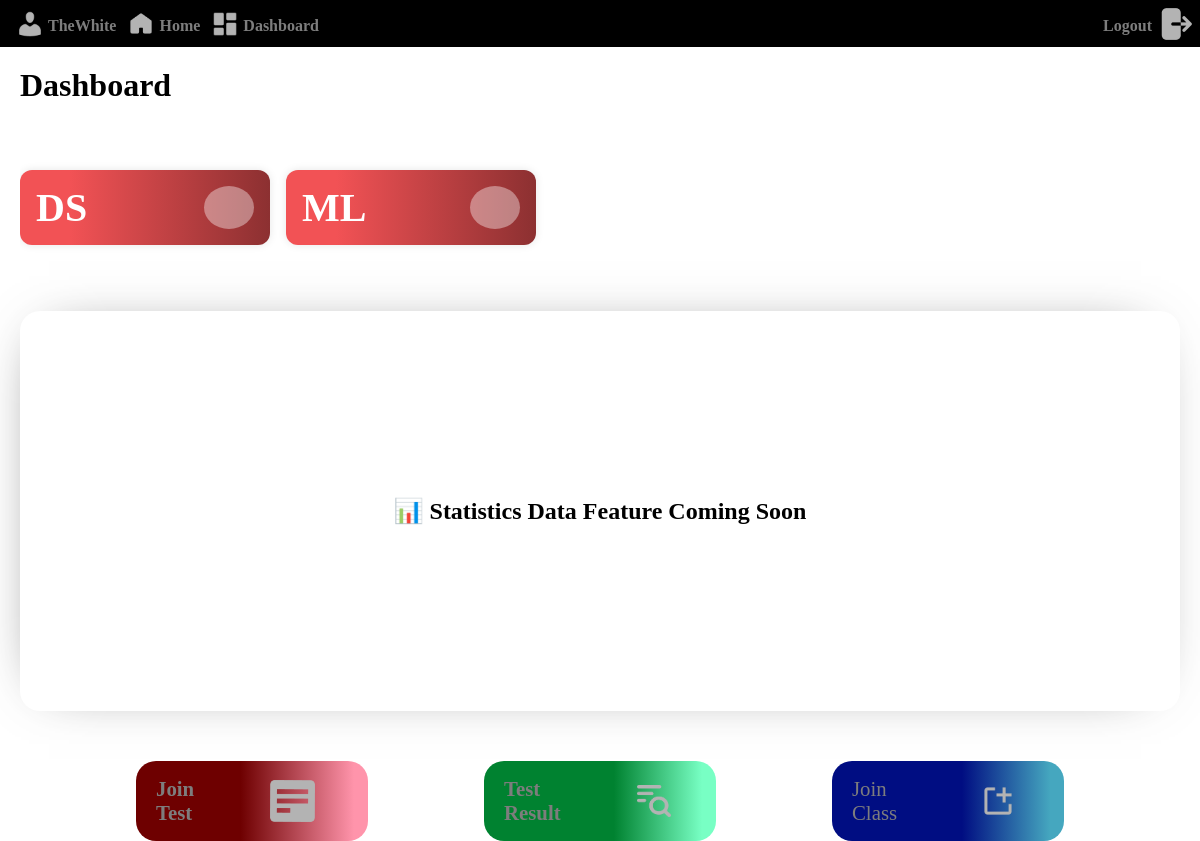
/dashboard_student/ (signed in), run on the app's committed database.
### quiz/models.py (models this page shows, shortened)
class StudentInfo(models.Model):
    username = models.TextField(max_length=225,default=0)
    std_id = models.AutoField(primary_key = True)
    student_name = models.TextField(max_length=225)
    std_prn = models.IntegerField()
    std_sec = models.CharField(max_length=225)
    std_roll = models.CharField(max_length=255,default=0)
    no_subject = models.IntegerField(default=0)
    std_created_at = models.DateTimeField(auto_now_add=True)
    std_updated_at = models.DateTimeField(auto_now=True)

class JoinClass(models.Model):
    std_cla_code = models.CharField(max_length=225)
    sub_name = models.TextField(max_length=225)
    std_created_at = models.DateTimeField(auto_now_add=True)
    std_updated_at = models.DateTimeField(auto_now=True)
    student_id = models.ForeignKey(
        StudentInfo,
        on_delete=models.CASCADE,
        db_column='student_id_id'
    )

### quiz_app/views.py (the view)
# urls.py: path('dashboard_student/', views.dashboard_student, name='dashboard_student'),
def dashboard_student(request):
    if not request.session.get('student_id'):
        return redirect('login')
    student_id = request.session.get('student_id')
    student = Student.objects.get(student_id=student_id)
    username = request.session.get('username')
    std_classes = StudentInfo.objects.filter(username=username)
    if not std_classes.exists():
        no_subject = 0
        std_join_cla = []
    else:
        no_subject = sum(c.no_subject for c in std_classes)
        std_join_cla = JoinClass.objects.filter(student_id__in=std_classes)
    context = {
        'student': student,
        'no_subject': no_subject,
        'name_subject': [join.sub_name for join in std_join_cla],
        'username': username
    }
    return render(request, 'dashboard_student.html', context)

### templates/dashboard_student.html (shortened to what this page needs)
<!DOCTYPE html>
{% load static %}
<html lang="en">
<head>
    <link rel="stylesheet" href="{% static 'css/dashboard_student.css' %}">
</head>
<body>
    <main>
        <nav>
            <div class="nav-content">
                <div class="username">
                    <div class="img">
                        <img src="{% static 'source/admin-users.png' %}" alt="Quiz Time Logo">
                    </div>
                    <div class="name">
                        <h4>{{ username }}</h4>
                    </div>
                </div>
                <div class="home">
                    <div class="img">
                        <img src="{% static 'source/home.png' %}" alt="Quiz Time Logo">
                    </div>
                    <div class="name">
                        <a href="#"><h4>Home</h4></a>
                    </div>
                </div>
                <div class="dashboard">
                    <div class="img">
                        <img src="{% static 'source/dashboard-rounded.png' %}" alt="Quiz Time Logo">
                    </div>
                    <div class="name">
                        <a href="#"><h4>Dashboard</h4></a>
                    </div>
                </div>
            </div>
            <div class="nav-content-right">
                <div class="img">
                    <img src="{% static 'source/logout.png' %}" alt="Quiz Time Logo">
                </div>
                <div class="name">
                    <a href="{% url 'logout' %}"><a href="#"><h4>Logout</h4></a>
                </div>
            </div>
        </nav>
        <section>
            <div class="section-content">
                <div class="section-content-left">
                    <h4>Dashboard</h4>
                </div>
                <div class="section-name">
                    <div class="sub-section-name">
                       {% for subject in name_subject  %}
                       <div class="section-1">
                           <div class="info">
                               <div class="info-text">
                                   <h4>{{ subject }}</h4>
                               </div>
                           </div>
                           <div class="info-icon"></div>
                       </div>
                        {% endfor %}
                    </div>
                </div>
                <div class="section-content-right">
                    <div class="chart-container">
                        <h1>📊 Statistics Data Feature Coming Soon</h1>
                    </div>
                </div>
                <div class="section-content-bottom">
                    <div class="section-test-detail">
                        <div class="detail-text">
                            <a href="{% url 'join_test' %}"><h4>Join Test</h4></a>
                        </div>
                        <div class="detail-icon">
                            <img src="{% static 'source/detail.png' %}" alt="Quiz Time Logo">
                        </div>
                    </div>
                    <div class="section-test-result">
                        <div class="result-text">
                            <a href="{% url 'result_student' %}"><h4>Test Result</h4></a>
                        </div>
                        <div class="result-icon">
                            <img src="{% static 'source/result.png' %}" alt="Quiz Time Logo">
                        </div>
                    </div>
                    <div class="section-create">
                        <div class="info-create">
                            <div class="info-text">
                                <a href="{% url 'join_class' %}"<h4>Join Class</h4></a>
                            </div>
                        </div>
                        <div class="create-icon">
                            <img src="{% static 'source/create.png' %}" alt="Quiz Time Logo">
                        </div>
                   </div>
                </div>
            </div>
        </section>
    </main>
</body>
</html>

### static/css/dashboard_student.css (style rules this page uses)
* { margin: 0; padding: 0; box-sizing: border-box; }
html, body { width: 100%; height: 100%; }
main { width: 100%; height: 100%; }
nav { background-color: #000; display: flex; flex-direction: row; justify-content: space-between; padding: 5px 5px 0px 5px; }
.nav-content { display: flex; flex-direction: row; justify-content: space-between; align-items: center; }
.username, .home, .dashboard { display: flex; flex-direction: row; justify-content: center; align-items: center; color: rgb(125, 125, 125); gap: 3px; }
a { text-decoration: none; color: rgb(125, 125, 125); }
.username img, .home img, .dashboard img { width: 30px; height: 30px; margin-left: 10px; }
.nav-content-right { display: flex; flex-direction: row-reverse; justify-content: space-between; align-items: center; color: rgb(164, 163, 163); gap: 5px; }
.section-content { display: flex; flex-direction: column; gap: 50px; margin: 20px; }
.section-content-left { display: flex; flex-direction: row; font-size: xx-large; }
.section-name { display: flex; flex-direction: column; gap: 50px; overflow: hidden; }
.chart-container { display: flex; justify-content: center; align-items: center; }
.sub-section-name { display: flex; flex-direction: row; gap: 50px; overflow-x: auto; scrollbar-width: none; -ms-overflow-style: none; padding: 10px 0; width: 100%; scroll-behavior: smooth; }
.student-total, .section-1, .section-2 { display: flex; flex-direction: row; background-color: aquamarine; min-width: 23%; height: 13vh; border-radius: 20px; padding: 15px; font-size: 1.5rem; color: white; justify-content: space-between; flex-shrink: 0; }
.section-1 { background: #F25255; background: linear-gradient(90deg, rgba(242, 82, 85, 1) 20%, rgba(140, 48, 49, 1) 100%);; }
.info-icon { width: 23%; background-color: rgba(255, 255, 255, 0.384); border-radius: 50%; box-shadow: -5px -1px 56px -46px rgba(0,0,0,0.75); padding: 2px; }
.section-content-right { background-color: white; border-radius: 20px; padding: 20px; box-shadow: -5px -1px 56px -34px rgba(0,0,0,0.75); height: 400px; }
.chart-container { width: 100%; height: 100%; position: relative; }
.section-content-bottom { display: flex; flex-direction: row; justify-content: space-evenly; align-items: center; }
.section-test-detail, .section-test-result, .section-create { display: flex; flex-direction: row; justify-content: space-between; align-items: center; gap: 20px; background-color: #5351EA; border-radius: 20px; padding: 10px; width: 20%; height: 10vh; padding: 20px; font-size: 1.3rem; color: white; }
.section-content-bottom img { width: 40%; }
.detail-icon, .result-icon, .create-icon { display: flex; justify-content: center; align-items: center; }
.info { display: flex; flex-direction: column; justify-content: center; align-items: center; font-size: 2.5rem; }
.section-create { background: #000d82; background: linear-gradient(90deg, rgba(0, 13, 130, 1) 56%, rgba(69, 167, 191, 1) 94%); }
.section-test-result { background: #008230; background: linear-gradient(90deg, rgba(0, 130, 48, 1) 56%, rgba(120, 255, 196, 1) 94%); }
.section-test-detail { background: #6e0000; background: linear-gradient(90deg, rgba(110, 0, 0, 1) 45%, rgba(255, 148, 171, 1) 94%); }
.sub-section-name { display: flex; overflow-x: auto; gap: 1rem; padding: 1rem 0; scroll-snap-type: x mandatory; }
.section-1 { flex: 0 0 auto; scroll-snap-align: start; min-width: 250px; background-color: #f9f9f9; border-radius: 12px; padding: 1rem; box-shadow: 0 0 8px rgba(0,0,0,0.1); transition: transform 0.3s; height: 75px; }
.sub-section-name { scroll-behavior: smooth; -webkit-overflow-scrolling: touch; }

### data on the page
StudentInfo: username "TheWhite"
JoinClass: name_subject "DS"
JoinClass: name_subject "ML"
